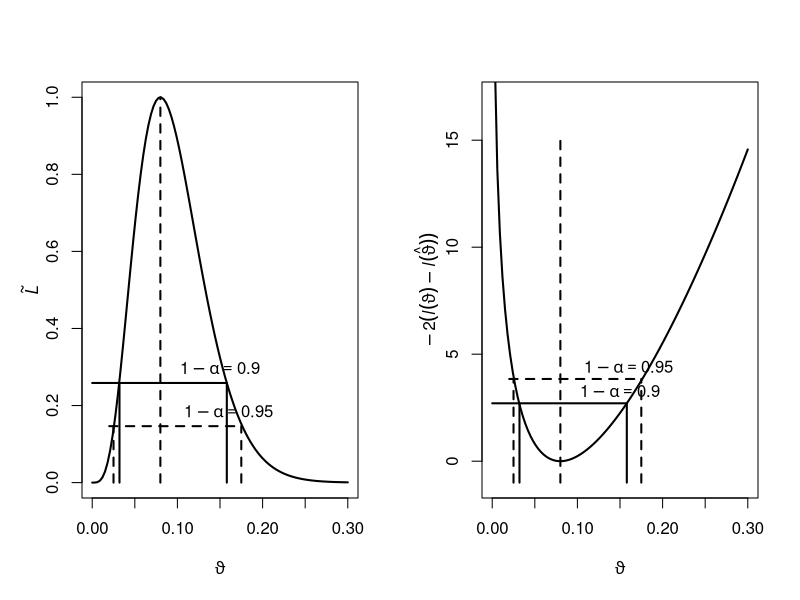

R code for this plot:
##########################################################
#Konfidentintervalle mit dem LQT                         #
##########################################################

#Abbildung 4.6 Verwerfungsbereiche mit LQT

y<-4                # 4 treffer bei 50 Beobachtungen
n<-50
p_Dach <-y/n    		#ML-Schaetzer für Binomialverteilung

#Funktionen
L<- function(p) p^y*(1-p)^(n-y)	#Likelihood
LR<-function(p) L(p)/L(p_Dach)	#Relative Likelihood

par(mfrow=c(1,2)) #zwei Bilder nebeneinader
#Zeichne Relative Likelihood
curve(LR,0,0.3,ylab=NA,xlab=expression(italic(theta1)),lwd=2)
mtext(expression(tilde(italic(L))), side=2, line=2)
segments(0.08,0,0.08,1, lty=2,  lwd=2)  #Vertikale in p-Dach
c1<-exp(-qchisq(0.95,1)/2)  				#c1=95% Quantil der Chi^2_1
c2<-exp(-qchisq(0.9,1)/2)					#c2=90% Quantil der Chi^2_1
segments(0.02,c1,0.175,c1,lty=2,lwd=2)		#Horizontale in c1
segments(0,c2,0.158,c2,lty=1,lwd=2)		#Horizontale in c2
segments(0.032,0,0.032,c2,lwd=2)		#Vertikale 1 zu c2	
segments(0.158,0,0.158,c2,lwd=2)		#Vertikale 2 zu c2
segments(0.025,0,0.025,c1,lwd=2,lty=2)	#Vertikale 1 zu c1
segments(0.175,0,0.175	,c1,lwd=2,lty=2)	#Vertikale 2 zu c1
text(0.15,c2+0.04,expression(1-alpha==0.90))
text(0.16,c1+0.04,expression(1-alpha==0.95))
#text(0.01,c1,expression(lambda[alpha]))

#Zeichne Relative Log-Likelihood
LLR<-function(p) -2*log(LR(p),base=exp(1))
curve(LLR,0,0.3,ylab=NA,xlab=expression(italic(theta1)),lwd=2,ylim=c(-1,17))
mtext(expression(-2(italic(l)(theta1)-italic(l)(hat(theta1)))), 
      side=2, line=2)

segments(0.08,-1,0.08,15, lty=2,lwd=2)	#Vertikale in p-Dach
c1<-qchisq(0.95,1)					#c1=95% Quantil der Chi^2_1
c2<-qchisq(0.9,1)					#c2=90% Quantil der Chi^2_1
segments(0.02,c1,0.175,c1,lty=2,lwd=2)		#Horizontale in c1
segments(0,c2,0.158,c2,lty=1,lwd=2)		#Horizontale in c2
segments(0.032,-1,0.032,c2,lwd=2)		#Vertikale 1 zu c2	
segments(0.158,-1,0.158,c2,lwd=2)		#Vertikale 2 zu c2
segments(0.025,-1,0.025,c1,lwd=2,lty=2)	#Vertikale 1 zu c1
segments(0.175,-1,0.175,c1,lwd=2,lty=2)	#Vertikale 2 zu c1
text(0.15,c2+0.6,expression(1-alpha==0.9))
text(0.16,c1+0.6,expression(1-alpha==0.95))


par(mfrow=c(1,1)) #wieder nur ein Bild

